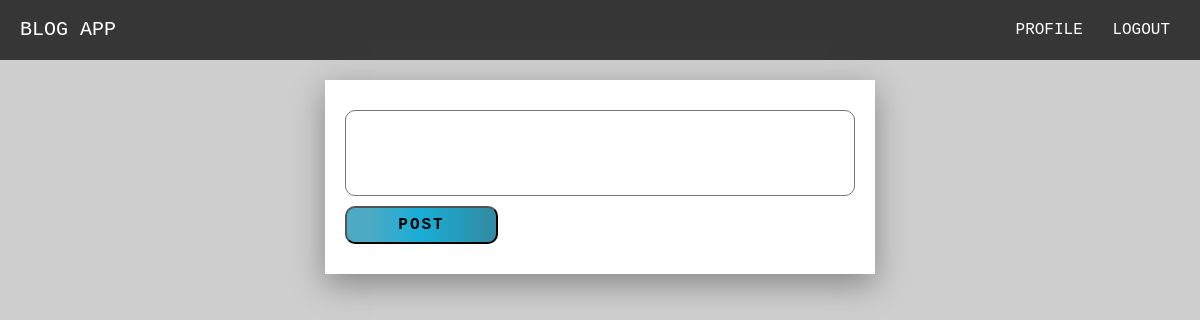
The app's page / (signed in), older data.
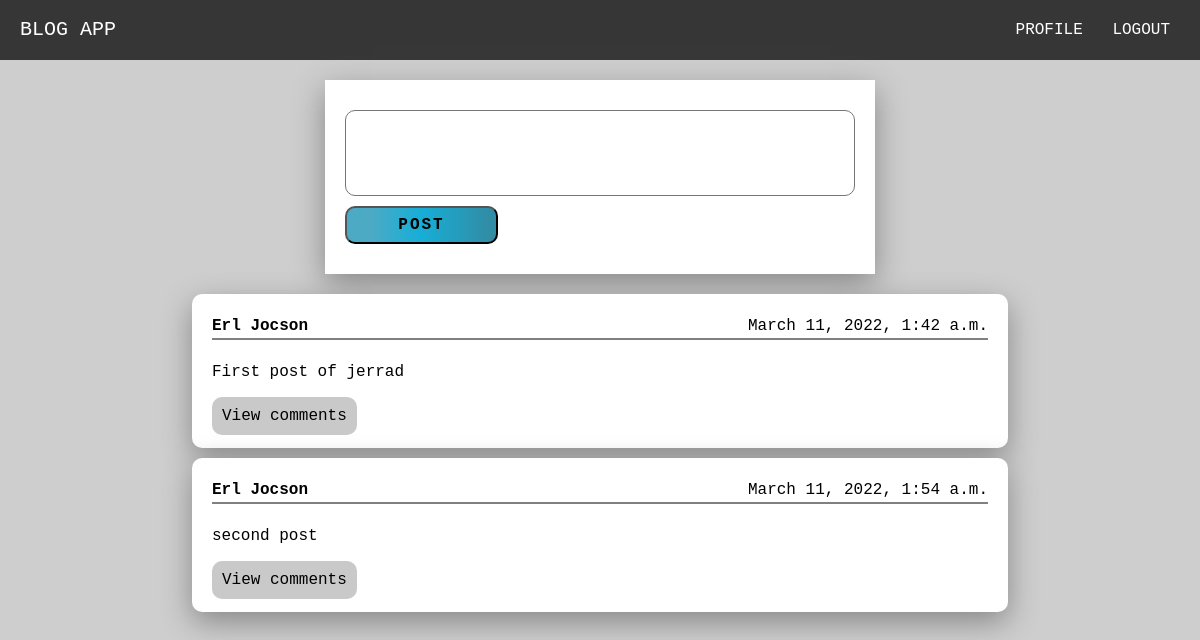
The same page, newer data.
### post/models.py (models this page shows)
class Blog(models.Model):
    content = models.TextField(max_length=256)
    date = models.DateTimeField(default=now, editable=False)
    user_id = models.ForeignKey(User, on_delete=models.CASCADE)

### post/views.py (the view, shortened to what this page needs)
# urls.py: path('', index_view, name='home'),
@login_required
def index_view(request):
    blogs = Blog.objects.all()
    return render(request, "index.html", {
        "title":"Home",
        "blogs":blogs
    })

### post/templates/index.html (shortened to what this page needs)
{% extends 'layout.html' %} {% block content %}
<form method="post">
  <div class="form-group">
    <textarea rows="3" class="form-control" name="content" required></textarea>
  </div>
  <div class="form-group">
    <input type="submit" value="POST" class="btn" />
  </div>
</form>
<div class="blogs-container">
  {% for blog in blogs %}
  <div>
    <header>
      <h4>{{ blog.user_id.first_name }} {{ blog.user_id.last_name}}</h4>
      <span>{{ blog.date }}</span>
    </header>
    <p>{{ blog.content}}</p>
    <a href="{% url 'comments-likes' blog_id=blog.id %}">View comments</a>
  </div>
  {% endfor %}
</div>
{% endblock %}

### templates/layout.html (shortened to what this page needs)
<!DOCTYPE html>
<html lang="en">
  <head>
    {% load static %}
    <link rel="stylesheet" href="{% static 'main.css' %}" />
    <link rel="stylesheet" href="{% static 'form_styles.css' %}" />
    <link rel="stylesheet" href="{% static 'navigation.css' %}" />
    <link rel="stylesheet" href="{% static 'blogs.css' %}" />
  </head>
  <body>
     {% if request.user.is_authenticated %}
    <nav class="">
      <a class="navbar-brand" href="{% url 'home' %}">Blog app</a>
      <div>
        <a class="nav-link text-white" href="{% url 'profile' %}">Profile</a>
        <a class="nav-link text-white" href="{% url 'logout' %}">Logout</a>
      </div>
    </nav>
    {% endif %}
    <div class="container" style="margin-top: 20px">
      {% block content %} {% endblock %}
    </div>
  </body>
</html>

### static/main.css (style rules this page uses)
:root { --dark-color: rgb(63, 58, 58); --dark-gradient-color: linear-gradient( 90deg, rgba(63, 58, 58, 1) 16%, rgba(38, 37, 37, 1) 49%, rgba(61, 60, 60, 1) 95% ); --light-color: rgb(228, 228, 228); --light-gradient-color: linear-gradient( 90deg, rgba(182, 182, 182, 1) 16%, rgba(255, 255, 255, 1) 49%, rgba(169, 169, 169, 1) 95% ); --blue-color: rgb(76, 170, 196); --blue-gradient-color: linear-gradient( 90deg, rgba(76, 170, 196, 1) 16%, rgba(23, 174, 215, 1) 49%, rgba(49, 141, 166, 1) 95% ); --red-color: rgb(245, 142, 142); --red-gradient-color: linear-gradient( 90deg, rgba(245, 142, 142, 1) 16%, rgba(231, 82, 82, 1) 48%, rgba(220, 105, 105, 1) 95% ); --shadow: 0 10px 30px #888888; --white: white; }
* { margin: 0; padding: 0; font-family: "Courier New", Courier, monospace; }
body { line-height: 1.5; background-color: rgb(206, 206, 206); }
input, button, textarea, select { font: inherit; }
textarea { resize: none; }
.container { width: 85%; margin: auto; }

### static/form_styles.css (style rules this page uses)
form { width: 50%; margin: auto; padding: 20px; background-color: white; box-shadow: var(--shadow); }
.form-group { display: flex; flex-direction: column; margin: 10px 0; }
.form-control { border-radius: 10px; padding: 6px; }
.btn { width: 30%; background: var(--blue-gradient-color); padding: 5px; border-radius: 10px; letter-spacing: 2px; font-weight: bolder; text-transform: uppercase; }

### static/navigation.css (style rules this page uses)
nav { height: 60px; display: flex; align-items: center; justify-content: space-between; background-color: rgba(17, 17, 17, 0.8); text-transform: uppercase; }
.navbar-brand { font-size: 20px; color: white; text-decoration: none; margin-left: 20px; }
nav div { margin-right: 20px; }
nav div a { color: white; text-decoration: none; margin: 0 10px; }

### static/blogs.css (style rules this page uses)
.blogs-container { margin-top: 20px; width: 80%; margin-left: auto; margin-right: auto; }
.blogs-container div { margin: 10px 0; background-color: white; padding: 20px; border-radius: 10px; box-shadow: var(--shadow); }
.blogs-container div header { display: flex; justify-content: space-between; border-bottom: 2px solid gray; }
.blogs-container div p { margin: 20px 0; }
.blogs-container div a { text-decoration: none; background-color: rgb(201, 201, 201); padding: 10px; border-radius: 10px; transition: all 250ms; color: black; }

Row changes from the older to the newer data that the page shows:
added Blog: user_id.first_name "Erl", user_id.last_name "Jocson", date "March 11, 2022, 1:42 a.m.", content "First post of jerrad"
added Blog: user_id.first_name "Erl", user_id.last_name "Jocson", date "March 11, 2022, 1:54 a.m.", content "second post"
